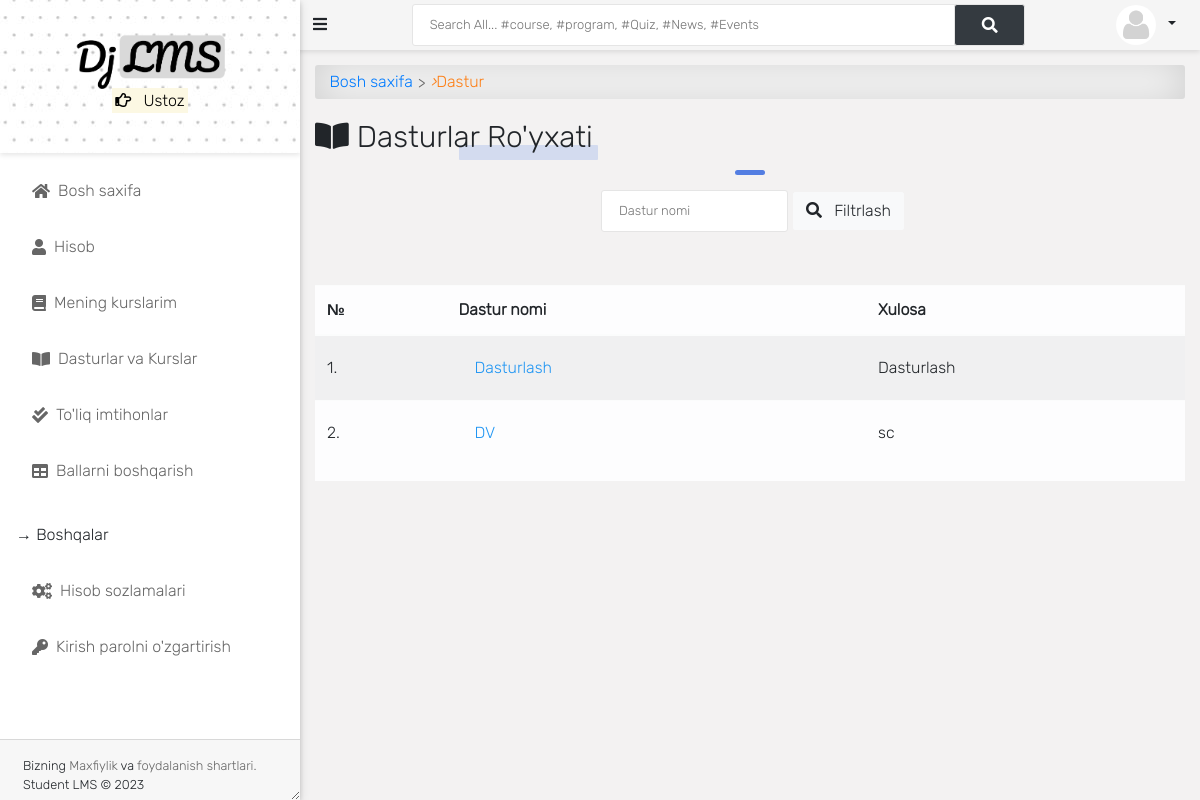
/programs/ (signed in), run on an earlier commit of the app's database.
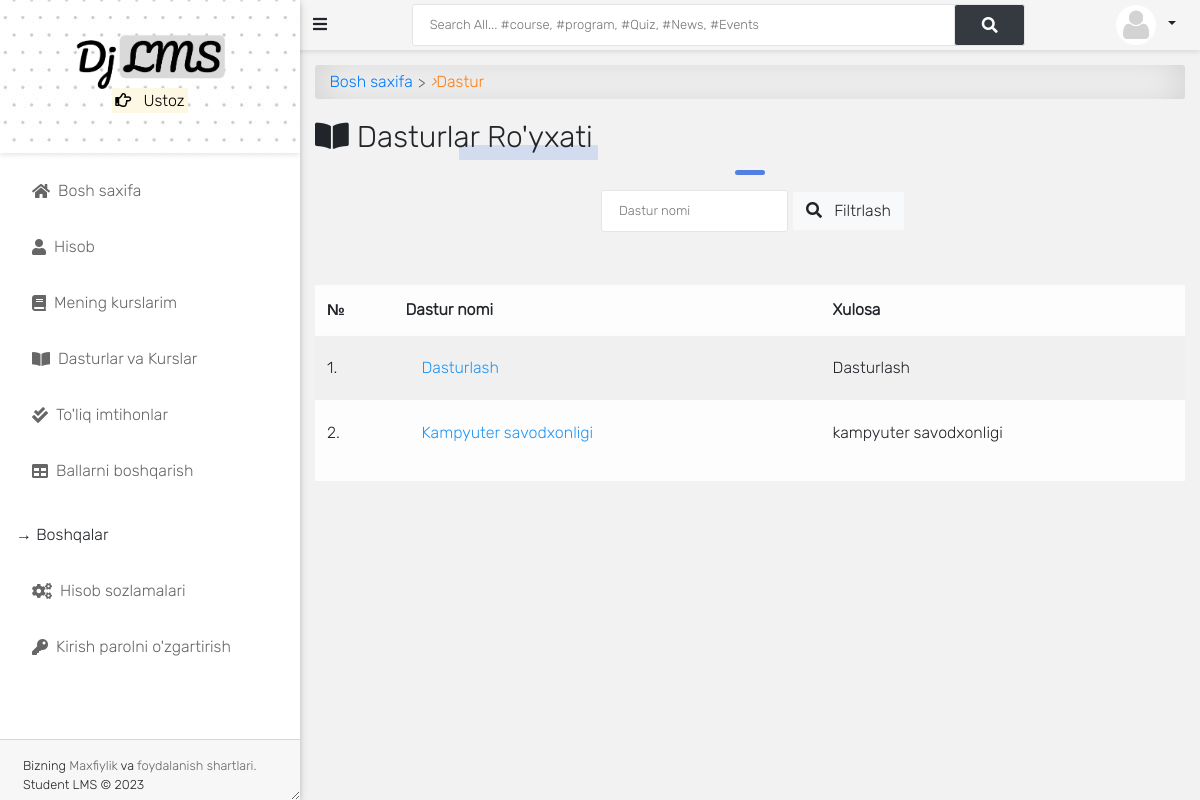
And on a later commit of the database.
### course/models.py (models this page shows, shortened)
class Program(models.Model):
    title = models.CharField(max_length=150, unique=True)
    summary = models.TextField(null=True, blank=True)
    objects = ProgramManager()
    def get_absolute_url(self):
        return reverse('program_detail', kwargs={'pk': self.pk})

### course/views.py (the view)
# urls.py: path('', program_view, name='programs'),
@login_required
def program_view(request):
    programs = Program.objects.all()
    program_filter = request.GET.get('program_filter')
    if program_filter:
        programs = Program.objects.filter(title__icontains=program_filter)
    return render(request, 'course/program_list.html', {
        'title': "Dasturlar | Student LMS",
        'programs': programs,
    })

### accounts/models.py (called while the page is built)
    @property
    def get_full_name(self):
        full_name = self.username
        if self.first_name and self.last_name:
            full_name = self.first_name + " " + self.last_name
        return full_name

    @property
    def get_user_role(self):
        if self.is_superuser:
            return "Boshliq"
        elif self.is_student:
            return "Talaba"
        elif self.is_lecturer:
            return "Ustoz"
        elif self.is_parent:
            return "Ota-ona"

### templates/course/program_list.html (shortened to what this page needs)
{% extends 'base.html' %}
{% block content %}
<div id="input-nav"><a href="{% url 'home' %}" class="primary1">Bosh saxifa</a> <i>&rsaquo;</i> Dastur</div>
<div class="title-1"><i class="fas fa-book-open"></i>Dasturlar ro'yxati</div>
<div class="title-line"></div>
<div class="content-center">
    <form class="search-form mx-auto" action="" method="GET">{% csrf_token %}
        <input class="au-input" type="text" name="program_filter" placeholder="Dastur nomi"
            value="{{ request.GET.program_filter }}" />
        <button class="btn btn-light" type="submit">
            <i class="fas fa-search"></i> Filtrlash
        </button>
    </form>
</div>
<div class="table-responsive table-shadow table-light table-striped m-0 mt-5">
    <div class="table-shadow">
        <table class="table table-light">
            <thead>
                <tr>
                    <th>№</th>
                    <th>Dastur nomi</th>
                    <th>Xulosa</th>
                </tr>
            </thead>
            <tbody>
                {% for program in programs %}
                <tr>
                    <td>{{ forloop.counter }}.</td>
                    <td><a class="a-list" href="{{ program.get_absolute_url }}">
                            {{ program.title}}</a></td>
                    <td>{{ program.summary }} </td>
                </tr>
                {% endfor %}
            </tbody>
        </table>
    </div>
</div>
{% endblock content %}

What changed in the data, as far as the page shows it:
changed Program: title "DV" → "Kampyuter savodxonligi"; summary "sc" → "kampyuter savodxonligi"
